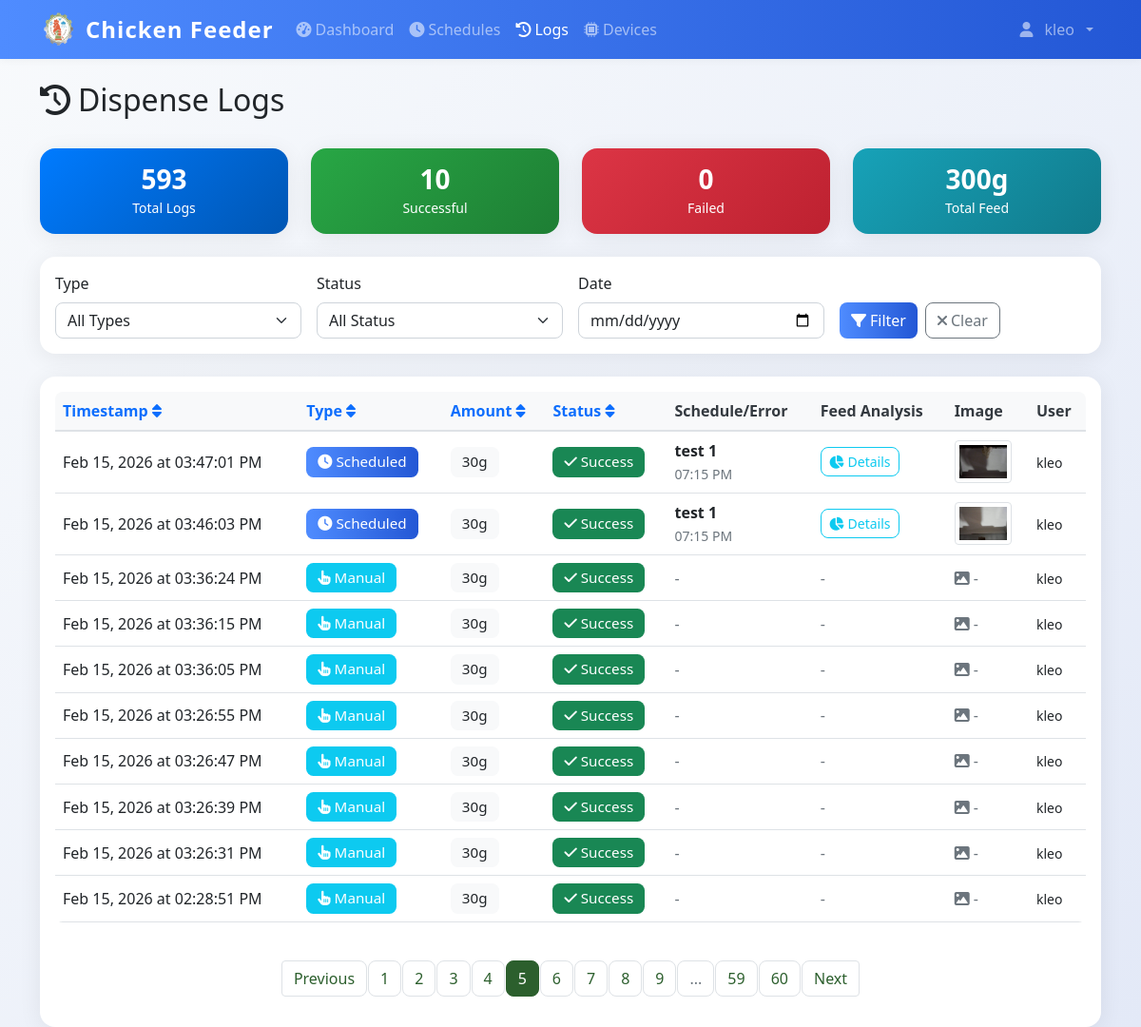
The page /logs?page=5 (signed in) on the database as committed earlier.
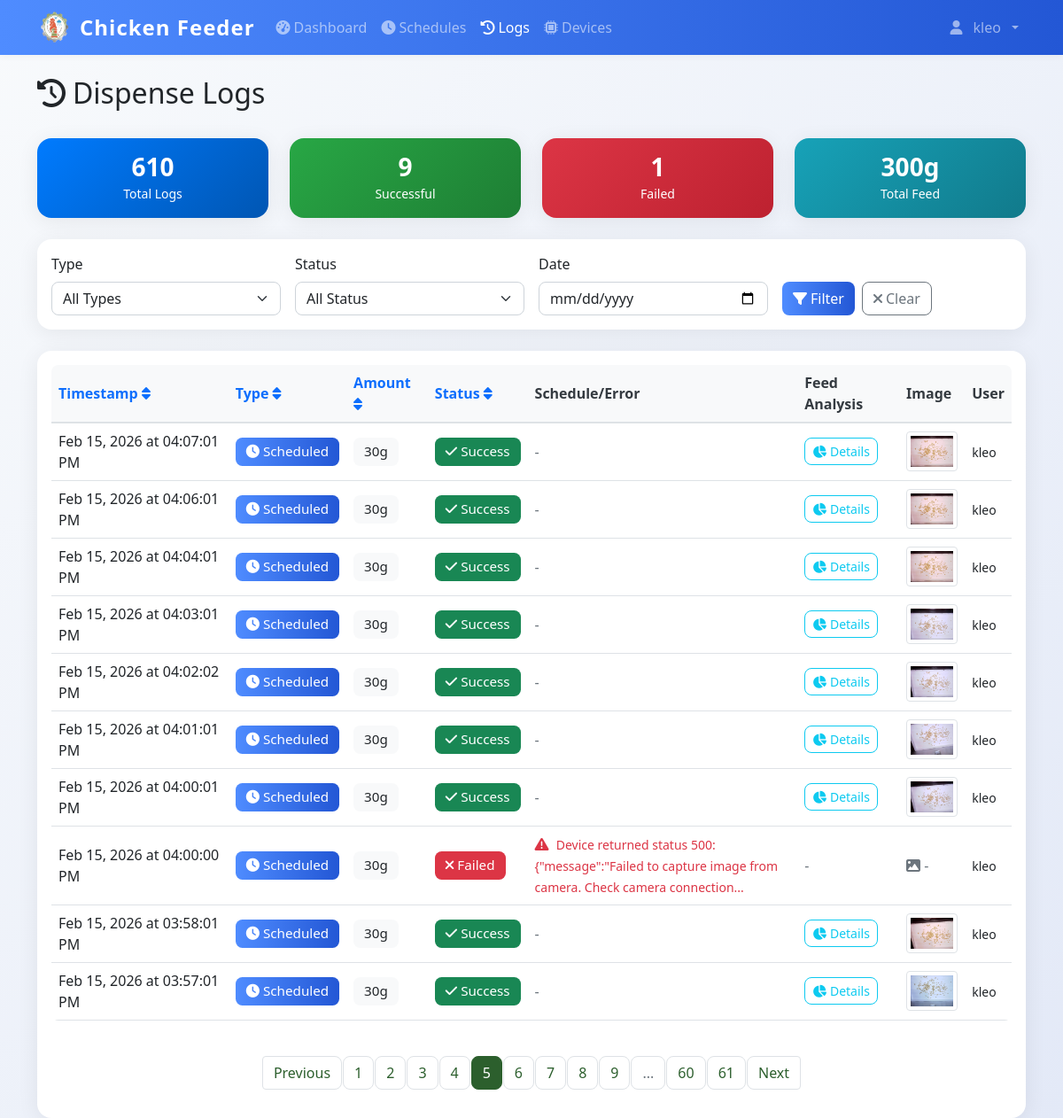
The same page on the database as committed later.
### models.py (models this page shows)
class DispenseLog(db.Model):
    id = db.Column(db.Integer, primary_key=True)
    timestamp = db.Column(db.DateTime, default=datetime.now, nullable=False)
    amount_grams = db.Column(db.Integer, nullable=False)
    trigger_type = db.Column(db.String(20), nullable=False)
    schedule_id = db.Column(db.Integer, db.ForeignKey('feed_schedule.id'), nullable=True)
    status = db.Column(db.String(20), default='success')
    error_message = db.Column(db.Text, nullable=True)
    image_path = db.Column(db.String(255), nullable=True)  # Path to captured feed image
    pellet_count = db.Column(db.Integer, nullable=True)  # Number of pellets detected in image
    grams_detected = db.Column(db.Float, nullable=True)  # Estimated grams of pellets in feeder
    grams_dispensed = db.Column(db.Integer, nullable=True)  # Actual amount dispensed by servo
    triggered_by = db.Column(db.Integer, db.ForeignKey('user.id'), nullable=True)
    schedule = db.relationship('FeedSchedule', backref=db.backref('dispense_logs', lazy=True))
    user = db.relationship('User', backref=db.backref('dispense_logs', lazy=True))

class FeedSchedule(db.Model):
    id = db.Column(db.Integer, primary_key=True)
    name = db.Column(db.String(100), nullable=False)
    feed_time = db.Column(db.Time, nullable=False)
    amount_grams = db.Column(db.Integer, nullable=False)
    is_active = db.Column(db.Boolean, default=True)
    created_by = db.Column(db.Integer, db.ForeignKey('user.id'), nullable=False)
    created_at = db.Column(db.DateTime, default=datetime.now)
    user = db.relationship('User', backref=db.backref('schedules', lazy=True))

class User(UserMixin, db.Model):
    id = db.Column(db.Integer, primary_key=True)
    username = db.Column(db.String(80), unique=True, nullable=False)
    email = db.Column(db.String(120), unique=True, nullable=False)
    password_hash = db.Column(db.String(120), nullable=False)
    iot_device_url = db.Column(db.String(255), nullable=True)  # e.g., 'http://192.168.1.100:5000' or 'pi_klei'
    is_admin = db.Column(db.Boolean, default=True)
    created_at = db.Column(db.DateTime, default=datetime.now)

### app.py (the view)
@app.route('/logs')
@login_required
def logs():
    page = request.args.get('page', 1, type=int)
    if not current_user.is_admin:
        logs = DispenseLog.query.filter_by(triggered_by=current_user.id).order_by(DispenseLog.timestamp.desc()).paginate(
            page=page, per_page=10, error_out=False
        )
    else:
        logs = DispenseLog.query.order_by(DispenseLog.timestamp.desc()).paginate(
            page=page, per_page=10, error_out=False
        )
    return render_template('logs.html', logs=logs)

### app.py (called while the page is built)
@login_manager.user_loader
def load_user(user_id):
    return db.session.get(User, int(user_id))

@app.context_processor
def inject_datetime():
    return {'datetime': datetime}

@app.before_request
def restrict_admin_from_user_pages():
    if current_user.is_authenticated and getattr(current_user, 'is_admin', False):
        if not request.path.startswith('/admin'):
            if not request.path.startswith('/static') and not request.path.startswith('/logout'):
                return redirect(url_for('admin.dashboard'))

### templates/logs.html (shortened to what the changed rows need)
{% extends "base.html" %}
{% block content %}
<div class="container mt-4">
    <div class="row mb-4">
        <div class="col">
            <h1 class="h2">
                <i class="fas fa-history me-2"></i>Dispense Logs
            </h1>
        </div>
    </div>
    {% if not logs or not logs.items %}
    <div class="text-center text-muted py-5">
        <i class="fas fa-clipboard-list fa-4x mb-3"></i>
        <h4>No Logs Available</h4>
        <p class="mb-4">No log data found. Dispense logs will appear here once you start feeding.</p>
        <a href="{{ url_for('dashboard') }}" class="btn btn-primary">
            <i class="fas fa-tachometer-alt me-2"></i>Go to Dashboard
        </a>
    </div>
    {% else %}
    <div class="row my-4">
        <div class="col-md-3">
            <div class="card bg-primary text-white">
                <div class="card-body text-center">
                    <h3 class="mb-0">{{ logs.total }}</h3>
                    <small>Total Logs</small>
                </div>
            </div>
        </div>
        <div class="col-md-3">
            <div class="card bg-success text-white">
                <div class="card-body text-center">
                    <h3 class="mb-0">{{ logs.items|selectattr('status', 'equalto', 'success')|list|length }}</h3>
                    <small>Successful</small>
                </div>
            </div>
        </div>
        <div class="col-md-3">
            <div class="card bg-danger text-white">
                <div class="card-body text-center">
                    <h3 class="mb-0">{{ logs.items|selectattr('status', 'equalto', 'failure')|list|length }}</h3>
                    <small>Failed</small>
                </div>
            </div>
        </div>
        <div class="col-md-3">
            <div class="card bg-info text-white">
                <div class="card-body text-center">
                    <h3 class="mb-0">{{ logs.items|sum(attribute='amount_grams') }}g</h3>
                    <small>Total Feed</small>
                </div>
            </div>
        </div>
    </div>
    <div class="card mb-4">
        <div class="card-body">
            <div class="row g-3">
                <div class="col-md-3">
                    <label for="filter-type" class="form-label">Type</label>
                    <select class="form-select" id="filter-type">
                        <option value="">All Types</option>
                    </select>
                </div>
                <div class="col-md-3">
                    <label for="filter-status" class="form-label">Status</label>
                    <select class="form-select" id="filter-status">
                        <option value="">All Status</option>
                    </select>
                </div>
                <div class="col-md-3">
                    <label for="filter-date" class="form-label">Date</label>
                    <input type="date" class="form-control" id="filter-date">
                </div>
                <div class="col-md-3">
                    <label class="form-label">&nbsp;</label>
                    <div class="d-flex gap-2">
                        <button class="btn btn-primary" onclick="applyFilters()">
                            <i class="fas fa-filter me-1"></i>Filter
                        </button>
                        <button class="btn btn-outline-secondary" onclick="clearFilters()">
                            <i class="fas fa-times me-1"></i>Clear
                        </button>
                    </div>
                </div>
            </div>
        </div>
    </div>
    <div class="card">
        <div class="card-body">
            {% if logs.items %}
            <div class="table-responsive">
                <table class="table table-hover">
                    <thead>
                        <tr>
                            <th>
                                <a href="#" onclick="sortTable('timestamp')" class="text-decoration-none">
                                    Timestamp <i class="fas fa-sort"></i>
                                </a>
                            </th>
                            <th>
                                <a href="#" onclick="sortTable('type')" class="text-decoration-none">
                                    Type <i class="fas fa-sort"></i>
                                </a>
                            </th>
                            <th>
                                <a href="#" onclick="sortTable('amount')" class="text-decoration-none">
                                    Amount <i class="fas fa-sort"></i>
                                </a>
                            </th>
                            <th>
                                <a href="#" onclick="sortTable('status')" class="text-decoration-none">
                                    Status <i class="fas fa-sort"></i>
                                </a>
                            </th>
                            <th>Schedule/Error</th>
                            <th>Feed Analysis</th>
                            <th>Image</th>
                            <th>User</th>
                        </tr>
                    </thead>
                    <tbody id="logs-table-body">
                        {% for log in logs.items %}
                        <tr class="log-row"
                            data-type="{{ log.trigger_type }}"
                            data-status="{{ log.status }}"
                            data-date="{{ log.timestamp.strftime('%Y-%m-%d') }}">
                            <td>
                                {{ log.timestamp.strftime('%b %d, %Y at %I:%M:%S %p') }}
                            </td>
                            <td>
                                {% if log.trigger_type == 'manual' %}
                                    <span class="badge bg-info">
                                        <i class="fas fa-hand-pointer me-1"></i>Manual
                                    </span>
                                {% else %}
                                    <span class="badge bg-primary">
                                        <i class="fas fa-clock me-1"></i>Scheduled
                                    </span>
                                {% endif %}
                            </td>
                            <td>
                                <span class="badge bg-light text-dark">{{ log.amount_grams }}g</span>
                            </td>
                            <td>
                                {% if log.status == 'success' %}
                                    <span class="badge bg-success">
                                        <i class="fas fa-check me-1"></i>Success
                                    </span>
                                {% else %}
                                    <span class="badge bg-danger">
                                        <i class="fas fa-times me-1"></i>Failed
                                    </span>
                                {% endif %}
                            </td>
                            <td style="max-width: 350px;">
                                {% if log.schedule %}
                                    <div>
                                        <strong>{{ log.schedule.name }}</strong>
                                    </div>
                                    <small class="text-muted">{{ log.schedule.feed_time.strftime('%I:%M %p') }}</small>
                                {% elif log.error_message %}
                                    <div class="text-danger" title="{{ log.error_message }}" style="cursor: help;">
                                        <i class="fas fa-exclamation-triangle me-1"></i>
                                        <small>{{ log.error_message[:100] }}{% if log.error_message|length > 100 %}...{% endif %}</small>
                                    </div>
                                {% else %}
                                    <span class="text-muted">-</span>
                                {% endif %}
                            </td>
                            <td>
                                {% if log.pellet_count is not none or log.grams_detected is not none or log.grams_dispensed is not none %}
                                    <button class="btn btn-sm btn-outline-info"
                                            onclick="showFeedDetails({{ log.pellet_count or 0 }}, {{ log.grams_detected or 0 }}, {{ log.grams_dispensed or 0 }}, {{ log.amount_grams }})"
                                            title="View feed analysis details">
                                        <i class="fas fa-chart-pie me-1"></i>Details
                                    </button>
                                {% else %}
                                    <span class="text-muted">-</span>
                                {% endif %}
                            </td>
                            <td>
                                {% if log.image_path %}
                                    <img src="{{ url_for('static', filename=log.image_path) }}"
                                         alt="Feed Image"
                                         class="img-thumbnail"
                                         style="width: 60px; height: 45px; object-fit: cover; cursor: pointer;"
                                         onclick="viewImage('{{ url_for('static', filename=log.image_path) }}')"
                                         title="Click to view full image">
                                {% else %}
                                    <span class="text-muted"><i class="fas fa-image"></i> -</span>
                                {% endif %}
                            </td>
                            <td>
                                {% if log.user %}
                                    <small>{{ log.user.username }}</small>
                                {% else %}
                                    <small class="text-muted">System</small>
                                {% endif %}
                            </td>
                        </tr>
                        {% endfor %}
                    </tbody>
                </table>
            </div>
            {% if logs.pages > 1 %}
            <nav aria-label="Logs pagination" class="mt-4">
                <ul class="pagination justify-content-center">
                    {% if logs.has_prev %}
                        <li class="page-item">
                            <a class="page-link" href="{{ url_for('logs', page=logs.prev_num) }}">Previous</a>
                        </li>
                    {% endif %}
                    {% for page_num in logs.iter_pages() %}
                        {% if page_num %}
                            {% if page_num != logs.page %}
                                <li class="page-item">
                                    <a class="page-link" href="{{ url_for('logs', page=page_num) }}">{{ page_num }}</a>
                                </li>
                            {% else %}
                                <li class="page-item active">
                                    <span class="page-link">{{ page_num }}</span>
                                </li>
                            {% endif %}
                        {% else %}
                            <li class="page-item disabled">
                                <span class="page-link">...</span>
                            </li>
                        {% endif %}
                    {% endfor %}
                    {% if logs.has_next %}
                        <li class="page-item">
                            <a class="page-link" href="{{ url_for('logs', page=logs.next_num) }}">Next</a>
                        </li>
                    {% endif %}
                </ul>
            </nav>
            {% endif %}
            {% endif %}
        </div>
    </div>
</div>
{% endif %}
{% endblock %}

Rows that differ between the two databases and show on the page:
no longer on this page (row edited): DispenseLog: timestamp "Feb 15, 2026 at 03:47:01 PM", trigger_type "scheduled" (drawn), amount_grams "30", status "success" (drawn), schedule.name "test 1", schedule.feed_time "07:15 PM", image_path (picture), user.username "kleo"
no longer on this page (row edited): DispenseLog: timestamp "Feb 15, 2026 at 03:46:03 PM", trigger_type "scheduled" (drawn), amount_grams "30", status "success" (drawn), schedule.name "test 1", schedule.feed_time "07:15 PM", image_path (picture), user.username "kleo"
no longer on this page (row unchanged): DispenseLog: timestamp "Feb 15, 2026 at 03:36:24 PM", trigger_type "manual" (drawn), amount_grams "30", status "success" (drawn), user.username "kleo"
no longer on this page (row unchanged): DispenseLog: timestamp "Feb 15, 2026 at 03:36:15 PM", trigger_type "manual" (drawn), amount_grams "30", status "success" (drawn), user.username "kleo"
no longer on this page (row unchanged): DispenseLog: timestamp "Feb 15, 2026 at 03:36:05 PM", trigger_type "manual" (drawn), amount_grams "30", status "success" (drawn), user.username "kleo"
no longer on this page (row unchanged): DispenseLog: timestamp "Feb 15, 2026 at 03:26:55 PM", trigger_type "manual" (drawn), amount_grams "30", status "success" (drawn), user.username "kleo"
no longer on this page (row unchanged): DispenseLog: timestamp "Feb 15, 2026 at 03:26:47 PM", trigger_type "manual" (drawn), amount_grams "30", status "success" (drawn), user.username "kleo"
no longer on this page (row unchanged): DispenseLog: timestamp "Feb 15, 2026 at 03:26:39 PM", trigger_type "manual" (drawn), amount_grams "30", status "success" (drawn), user.username "kleo"
no longer on this page (row unchanged): DispenseLog: timestamp "Feb 15, 2026 at 03:26:31 PM", trigger_type "manual" (drawn), amount_grams "30", status "success" (drawn), user.username "kleo"
no longer on this page (row unchanged): DispenseLog: timestamp "Feb 15, 2026 at 02:28:51 PM", trigger_type "manual" (drawn), amount_grams "30", status "success" (drawn), user.username "kleo"
now on this page (row edited): DispenseLog: timestamp "Feb 15, 2026 at 04:07:01 PM", trigger_type "scheduled" (drawn), amount_grams "30", status "success" (drawn), image_path (picture), user.username "kleo"
now on this page (row edited): DispenseLog: timestamp "Feb 15, 2026 at 04:06:01 PM", trigger_type "scheduled" (drawn), amount_grams "30", status "success" (drawn), image_path (picture), user.username "kleo"
now on this page (row edited): DispenseLog: timestamp "Feb 15, 2026 at 04:04:01 PM", trigger_type "scheduled" (drawn), amount_grams "30", status "success" (drawn), image_path (picture), user.username "kleo"
now on this page (row edited): DispenseLog: timestamp "Feb 15, 2026 at 04:03:01 PM", trigger_type "scheduled" (drawn), amount_grams "30", status "success" (drawn), image_path (picture), user.username "kleo"
now on this page (row edited): DispenseLog: timestamp "Feb 15, 2026 at 04:02:02 PM", trigger_type "scheduled" (drawn), amount_grams "30", status "success" (drawn), image_path (picture), user.username "kleo"
now on this page (row edited): DispenseLog: timestamp "Feb 15, 2026 at 04:01:01 PM", trigger_type "scheduled" (drawn), amount_grams "30", status "success" (drawn), image_path (picture), user.username "kleo"
now on this page (row edited): DispenseLog: timestamp "Feb 15, 2026 at 04:00:01 PM", trigger_type "scheduled" (drawn), amount_grams "30", status "success" (drawn), image_path (picture), user.username "kleo"
now on this page (row edited): DispenseLog: timestamp "Feb 15, 2026 at 04:00:00 PM", trigger_type "scheduled" (drawn), amount_grams "30", status "failure" (drawn), error_message "Device returned status 500: {\"message\":\"Failed to capture image from camera. Check camera connection", user.username "kleo"
now on this page (row edited): DispenseLog: timestamp "Feb 15, 2026 at 03:58:01 PM", trigger_type "scheduled" (drawn), amount_grams "30", status "success" (drawn), image_path (picture), user.username "kleo"
now on this page (row edited): DispenseLog: timestamp "Feb 15, 2026 at 03:57:01 PM", trigger_type "scheduled" (drawn), amount_grams "30", status "success" (drawn), image_path (picture), user.username "kleo"
Other text that changed with them:
{{ logs.total }}: "593" → "610"
{{ logs.items|selectattr('status', 'equalto', 'success')|list|length }}: "10" → "9"
{{ logs.items|selectattr('status', 'equalto', 'failure')|list|length }}: "0" → "1"
new list line: "61"
list line gone: "59"
